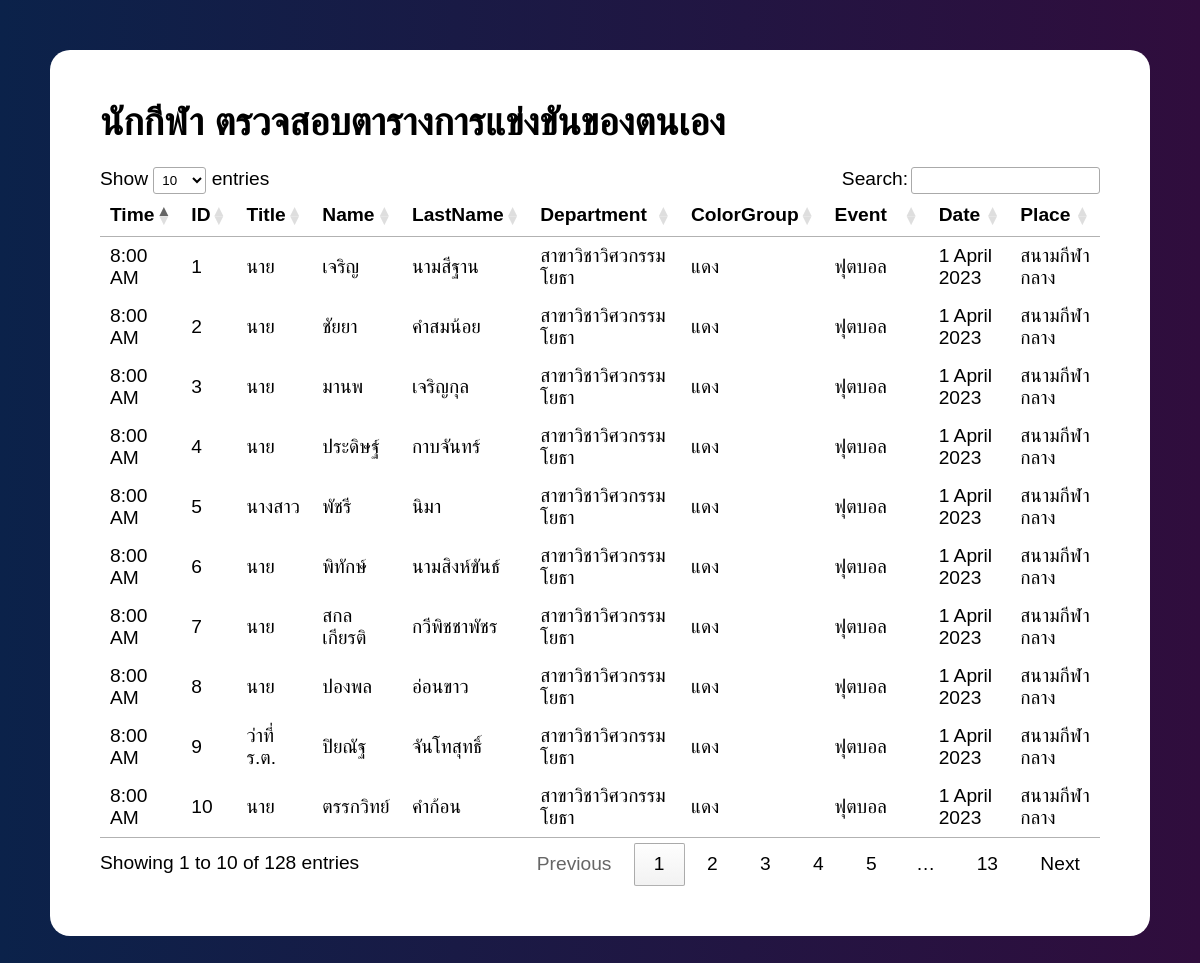
The app's page /athletes.php with its own data.
### tables this page shows
CREATE TABLE `athlete` (
  `Time` varchar(50) DEFAULT NULL,
  `ID` int(11) DEFAULT NULL,
  `Title` varchar(50) DEFAULT NULL,
  `Name` varchar(50) DEFAULT NULL,
  `LastName` varchar(50) DEFAULT NULL,
  `Department` varchar(50) DEFAULT NULL,
  `ColorGroup` varchar(50) DEFAULT NULL,
  `Event` varchar(50) DEFAULT NULL,
  `Date` varchar(50) DEFAULT NULL,
  `Place` varchar(50) DEFAULT NULL
);

### athletes.php (the view, shortened to what this page needs)
<!DOCTYPE html>
<html lang="en">
<head>
    <link rel="stylesheet" href="style.css">
    <link rel="stylesheet" href="https://cdn.datatables.net/1.13.4/css/jquery.dataTables.min.css">
</head>
<body style="margin: 50px;">
    <div class="tablebody">
        <h1>นักกีฬา ตรวจสอบตารางการแข่งขันของตนเอง</h1>
        <br>
        <table class="table" id="myTable">
            <thead>
                <tr>
                    <th>Time</th>
                    <th>ID</th>
                    <th>Title</th>
                    <th>Name</th>
                    <th>LastName</th>
                    <th>Department</th>
                    <th>ColorGroup</th>
                    <th>Event</th>
                    <th>Date</th>
                    <th>Place</th>
                </tr>
            </thead>
            <tbody>
                <?php
                $servername = "localhost";
                $username = "root";
                $password = "";
                $dbName = "final_project_v2";
                $conn = new mysqli($servername, $username, $password, $dbName);
                $sql = "SELECT * FROM `athlete`;";
                $result = $conn->query($sql);
                while ($row = $result->fetch_assoc()) {
                    echo "<tr>
                        <td>" . $row["Time"], " AM" . "</td>
                        <td>" . $row["ID"] . "</td>
                        <td>" . $row["Title"] . "</td>
                        <td>" . $row["Name"] . "</td>
                        <td>" . $row["LastName"] . "</td>
                        <td>" . $row["Department"] . "</td>
                        <td>" . $row["ColorGroup"] . "</td>
                        <td>" . $row["Event"] . "</td>
                        <td>" . $row["Date"] . "</td>
                        <td>" . $row["Place"] . "</td>
                    </tr>";
                }
                ?>
            </tbody>
        </table>
    </div>
</body>
</html>

### style.css (style rules this page uses)
* { margin: 0; padding: 0; }
body { font-size: 120%; background: #ffffff; background: linear-gradient(to right, #0B224A, #300D3D); color: #ffff; font-family: 'Gill Sans', 'Gill Sans MT', Calibri, 'Trebuchet MS', sans-serif; }
.tablebody { padding: 50px; color: #000; background: #ffff; border-radius: 20px; }

### records on screen
athlete: Time "8:00", ID "1", Title "นาย", Name "เจริญ", LastName "นามสีฐาน", Department "สาขาวิชาวิศวกรรมโยธา", ColorGroup "แดง", Event "ฟุตบอล", Date "1 April 2023", Place "สนามกีฬากลาง"
athlete: Time "8:00", ID "2", Title "นาย", Name "ชัยยา", LastName "คำสมน้อย", Department "สาขาวิชาวิศวกรรมโยธา", ColorGroup "แดง", Event "ฟุตบอล", Date "1 April 2023", Place "สนามกีฬากลาง"
athlete: Time "8:00", ID "3", Title "นาย", Name "มานพ", LastName "เจริญกุล", Department "สาขาวิชาวิศวกรรมโยธา", ColorGroup "แดง", Event "ฟุตบอล", Date "1 April 2023", Place "สนามกีฬากลาง"
athlete: Time "8:00", ID "4", Title "นาย", Name "ประดิษฐ์", LastName "กาบจันทร์", Department "สาขาวิชาวิศวกรรมโยธา", ColorGroup "แดง", Event "ฟุตบอล", Date "1 April 2023", Place "สนามกีฬากลาง"
athlete: Time "8:00", ID "5", Title "นางสาว", Name "พัชรี", LastName "นิมา", Department "สาขาวิชาวิศวกรรมโยธา", ColorGroup "แดง", Event "ฟุตบอล", Date "1 April 2023", Place "สนามกีฬากลาง"
athlete: Time "8:00", ID "6", Title "นาย", Name "พิทักษ์", LastName "นามสิงห์ขันธ์", Department "สาขาวิชาวิศวกรรมโยธา", ColorGroup "แดง", Event "ฟุตบอล", Date "1 April 2023", Place "สนามกีฬากลาง"
athlete: Time "8:00", ID "7", Title "นาย", Name "สกลเกียรติ", LastName "กวีพิชชาพัชร", Department "สาขาวิชาวิศวกรรมโยธา", ColorGroup "แดง", Event "ฟุตบอล", Date "1 April 2023", Place "สนามกีฬากลาง"
athlete: Time "8:00", ID "8", Title "นาย", Name "ปองพล", LastName "อ่อนขาว", Department "สาขาวิชาวิศวกรรมโยธา", ColorGroup "แดง", Event "ฟุตบอล", Date "1 April 2023", Place "สนามกีฬากลาง"
athlete: Time "8:00", ID "9", Title "ว่าที่ ร.ต.", Name "ปิยณัฐ", LastName "จันโทสุทธิ์", Department "สาขาวิชาวิศวกรรมโยธา", ColorGroup "แดง", Event "ฟุตบอล", Date "1 April 2023", Place "สนามกีฬากลาง"
athlete: Time "8:00", ID "10", Title "นาย", Name "ตรรกวิทย์", LastName "คำก้อน", Department "สาขาวิชาวิศวกรรมโยธา", ColorGroup "แดง", Event "ฟุตบอล", Date "1 April 2023", Place "สนามกีฬากลาง"
